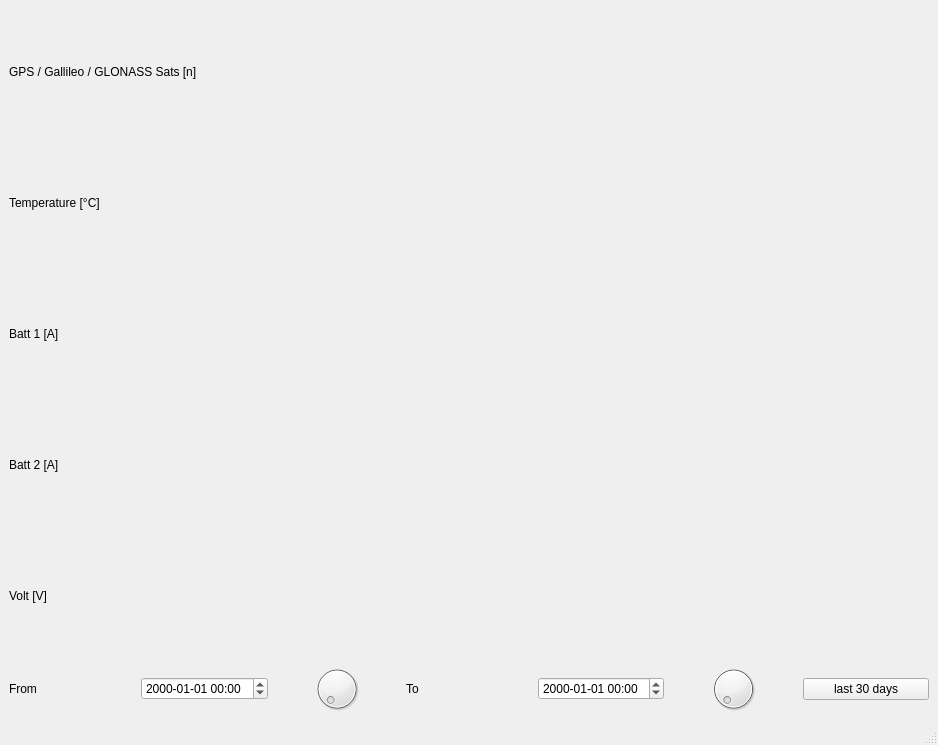
<?xml version="1.0" encoding="UTF-8"?>
<ui version="4.0">
 <class>MainWindow</class>
 <widget class="QMainWindow" name="MainWindow">
  <property name="geometry">
   <rect>
    <x>0</x>
    <y>0</y>
    <width>938</width>
    <height>745</height>
   </rect>
  </property>
  <property name="acceptDrops">
   <bool>true</bool>
  </property>
  <property name="windowTitle">
   <string>MainWindow</string>
  </property>
  <widget class="QWidget" name="centralwidget">
   <property name="acceptDrops">
    <bool>true</bool>
   </property>
   <layout class="QVBoxLayout" name="verticalLayout">
    <item>
     <layout class="QHBoxLayout" name="horizontalLayout">
      <item>
       <layout class="QVBoxLayout" name="vl_plot"/>
      </item>
      <item>
       <layout class="QVBoxLayout" name="vl_selbtns">
        <item>
         <widget class="QLabel" name="label_gps">
          <property name="text">
           <string>GPS / Gallileo / GLONASS Sats [n]</string>
          </property>
         </widget>
        </item>
        <item>
         <widget class="QLabel" name="label_temperature">
          <property name="text">
           <string>Temperature [°C]</string>
          </property>
         </widget>
        </item>
        <item>
         <widget class="QLabel" name="label_Batt_1">
          <property name="text">
           <string>Batt 1 [A]</string>
          </property>
         </widget>
        </item>
        <item>
         <widget class="QLabel" name="label_Batt_2">
          <property name="text">
           <string>Batt 2 [A]</string>
          </property>
         </widget>
        </item>
        <item>
         <widget class="QLabel" name="label_volt">
          <property name="text">
           <string>Volt [V]</string>
          </property>
         </widget>
        </item>
       </layout>
      </item>
     </layout>
    </item>
    <item>
     <layout class="QHBoxLayout" name="hzl_dates">
      <item>
       <widget class="QLabel" name="label">
        <property name="text">
         <string>From</string>
        </property>
       </widget>
      </item>
      <item>
       <widget class="QDateTimeEdit" name="dateTimeEdit_from">
        <property name="locale">
         <locale language="English" country="World"/>
        </property>
        <property name="displayFormat">
         <string>yyyy-MM-dd HH:mm</string>
        </property>
       </widget>
      </item>
      <item>
       <widget class="QDial" name="dial_from">
        <property name="minimum">
         <number>1</number>
        </property>
        <property name="maximum">
         <number>10</number>
        </property>
        <property name="pageStep">
         <number>1</number>
        </property>
       </widget>
      </item>
      <item>
       <widget class="QLabel" name="label_2">
        <property name="text">
         <string>To</string>
        </property>
       </widget>
      </item>
      <item>
       <widget class="QDateTimeEdit" name="dateTimeEdit_to">
        <property name="locale">
         <locale language="English" country="World"/>
        </property>
        <property name="displayFormat">
         <string>yyyy-MM-dd HH:mm</string>
        </property>
       </widget>
      </item>
      <item>
       <widget class="QDial" name="dial_to">
        <property name="maximum">
         <number>10</number>
        </property>
        <property name="pageStep">
         <number>1</number>
        </property>
       </widget>
      </item>
      <item>
       <widget class="QPushButton" name="pushButton_3">
        <property name="text">
         <string>last 30 days</string>
        </property>
       </widget>
      </item>
     </layout>
    </item>
   </layout>
  </widget>
  <widget class="QMenuBar" name="menubar">
   <property name="geometry">
    <rect>
     <x>0</x>
     <y>0</y>
     <width>938</width>
     <height>40</height>
    </rect>
   </property>
  </widget>
  <widget class="QStatusBar" name="statusbar"/>
 </widget>
 <resources/>
 <connections/>
</ui>
